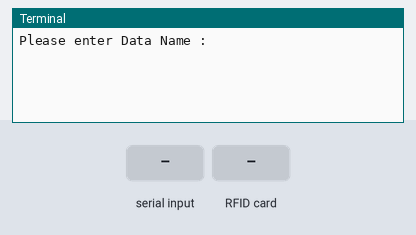
The program below on a simulated Raspberry Pi (BCM pin numbers). On the bench: the last lines printed to the terminal. The test bench sets the inputs (shaded band). At 2.8 s the program stops and its outputs stay as they are.

Above: at 1.2 s.
1.3 s: "1" typed at the terminal
At 2.3 s:
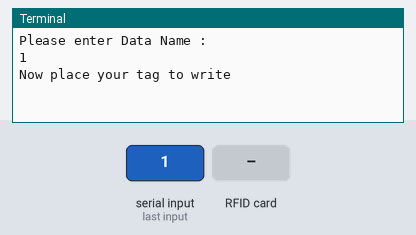
2.8 s: RFID card 5E 7A 19 C4 held to the reader
At 3.4 s:
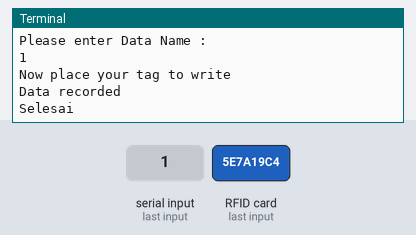

The program:

writecard.py
```python
import RPi.GPIO as GPIO
import time
from mfrc522 import SimpleMFRC522
from gpiozero import Buzzer

GPIO.setmode(GPIO.BCM)
GPIO.setwarnings(False)
reader = SimpleMFRC522()

try:
        text = raw_input("Please enter Data Name : ")
        print("Now place your tag to write")
        reader.write(text)
        print("Data recorded")

finally:
        print("Selesai")
```

Measured:
- after the input at 1.3 s, the terminal: prints a new line at once (image 1)
- after the input at 2.8 s, the terminal: prints a new line at once (image 2)
